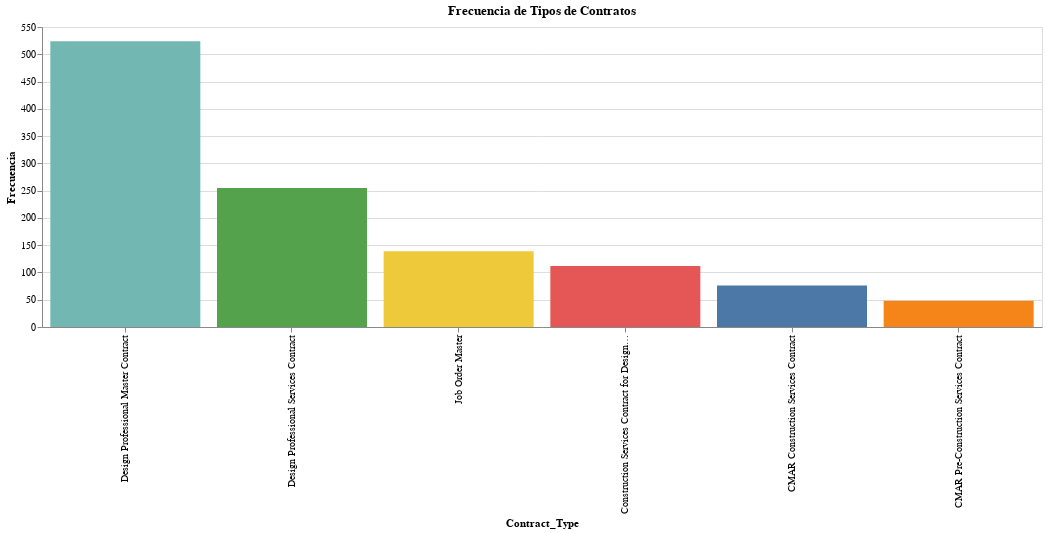

The cell this chart's notebook holds for it:
### Code cell
# Frecuencia de Tipos de Contratos
alt.Chart(source_ContractType).mark_bar().encode(
    alt.X('Contract_Type',  sort='-y'),
    alt.Y('Frequency', title="Frecuencia"),
    alt.Color('Contract_Type', legend=None),
    tooltip=['Contract_Type', 'Frequency']
).properties(title="Frecuencia de Tipos de Contratos",width=1000)

### Figure 1 — Vega-Lite specification as saved in the notebook (floating-point values rounded to 4 significant figures)
{"config": {"view": {"continuousWidth": 300, "continuousHeight": 300}}, "data": {"name": "data-0e7bd90ef0dbf8e90012de0498b06d8f"}, "mark": {"type": "bar"}, "encoding": {"color": {"field": "Contract_Type", "legend": null, "type": "nominal"}, "tooltip": [{"field": "Contract_Type", "type": "nominal"}, {"field": "Frequency", "type": "quantitative"}], "x": {"field": "Contract_Type", "sort": "-y", "type": "nominal"}, "y": {"field": "Frequency", "title": "Frecuencia", "type": "quantitative"}}, "title": "Frecuencia de Tipos de Contratos", "width": 1000, "$schema": "https://vega.github.io/schema/vega-lite/v5.14.1.json", "datasets": {"data-0e7bd90ef0dbf8e90012de0498b06d8f": [{"Contract_Type": "Design Professional Master Contract", "Frequency": 524}, {"Contract_Type": "Design Professional Services Contract", "Frequency": 255}, {"Contract_Type": "Job Order Master", "Frequency": 139}, {"Contract_Type": "Construction Services Contract for Design-Bid-Build Projects", "Frequency": 112}, {"Contract_Type": "CMAR Construction Services Contract", "Frequency": 76}, {"Contract_Type": "CMAR Pre-Construction Services Contract", "Frequency": 48}]}}
